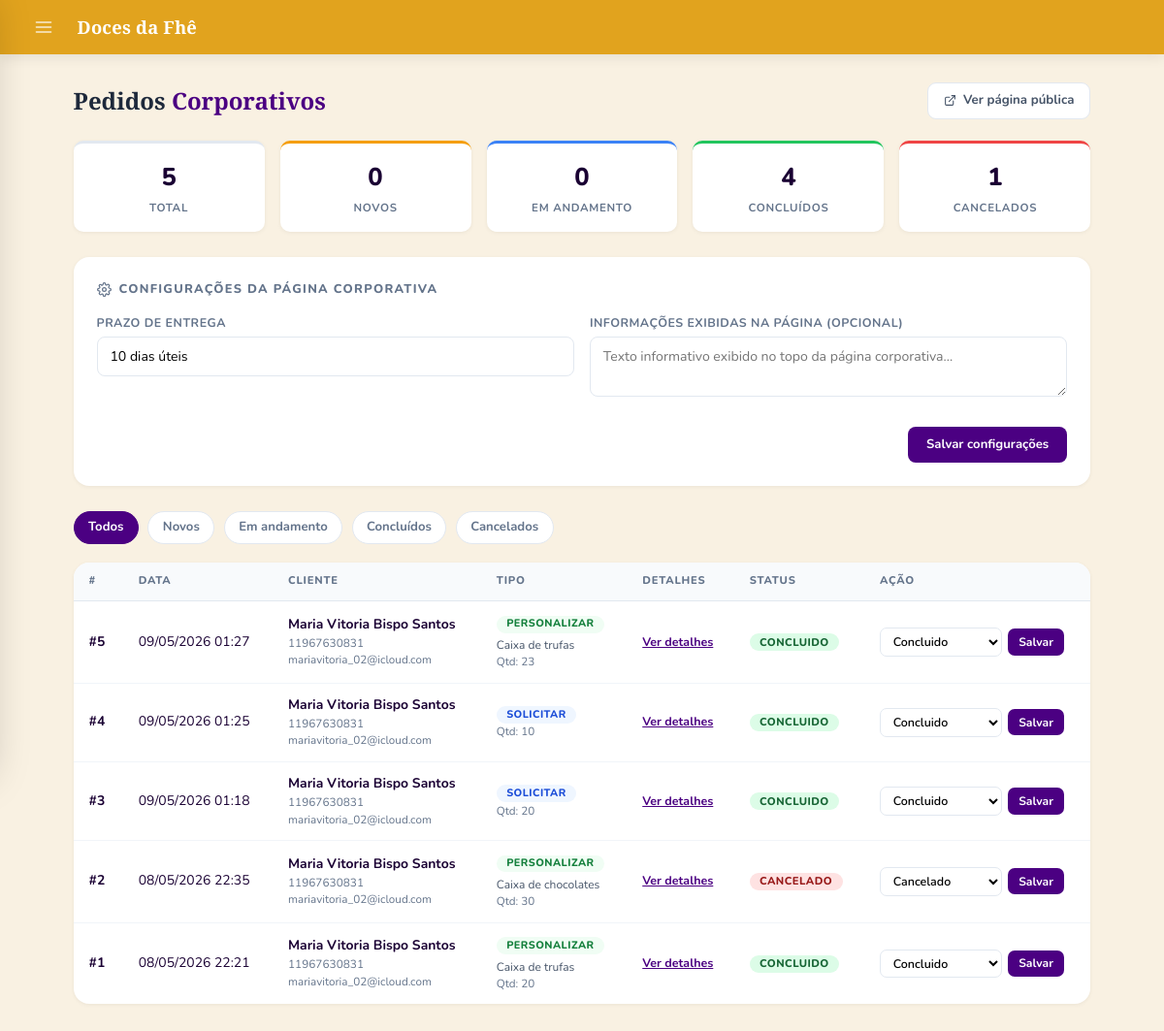
The app's page /admin/corporativo (signed in) with its own data.
### models.py (models this page shows, shortened)
class SiteConfig(db.Model):
    __tablename__ = "site_config"
    id               = db.Column(db.Integer, primary_key=True)
    color_primary    = db.Column(db.String(20), default='#5B6D3D')
    color_secondary  = db.Column(db.String(20), default='#D67155')
    color_accent     = db.Column(db.String(20), default='#F3B651')
    color_dark       = db.Column(db.String(20), default='#932E50')
    color_bg         = db.Column(db.String(20), default='#FAF9F6')
    color_text       = db.Column(db.String(20), default='#2B2B2B')
    color_text_light = db.Column(db.String(20), default='#6B6B6B')
    auth_bg_color1   = db.Column(db.String(20), default='#e8eed8')
    auth_bg_color2   = db.Column(db.String(20), default='#8fa05a')
    font_title   = db.Column(db.String(100), default='Playfair Display')
    font_body    = db.Column(db.String(100), default='Nunito')
    font_size    = db.Column(db.String(10), default='16')
    title_weight = db.Column(db.String(10), default='700')
    body_weight  = db.Column(db.String(10), default='400')
    layout_mode   = db.Column(db.String(20), default='spacious')
    layout_width  = db.Column(db.String(20), default='centered')
    card_columns  = db.Column(db.Integer,    default=3)
    card_gap      = db.Column(db.Integer,    default=20)
    show_carousel = db.Column(db.Boolean,    default=True)
    btn_radius  = db.Column(db.String(10), default='12px')
    card_shadow = db.Column(db.String(10), default='medium')
    navbar_fixed = db.Column(db.Boolean, default=True)
    anim_enabled     = db.Column(db.Boolean, default=True)
    anim_intensity   = db.Column(db.String(10), default='medium')
    anim_duration    = db.Column(db.Integer,    default=220)
    anim_hover_style = db.Column(db.String(20), default='lift')
    site_name   = db.Column(db.String(100), default='Doces da Fhê')
    logo_url    = db.Column(db.String(255), nullable=True)
    logo_height     = db.Column(db.Integer, default=100)
    logo_fit        = db.Column(db.String(20), default='contain')
    carousel_height = db.Column(db.Integer, default=340)
    card_img_height = db.Column(db.Integer, default=200)
    card_radius     = db.Column(db.String(10), default='16px')
    flash_success   = db.Column(db.String(20), default='#ffffff')
    flash_error     = db.Column(db.String(20), default='#f8d7da')
    flash_info      = db.Column(db.String(20), default='#ffffff')
    new_badge_days  = db.Column(db.Integer, default=7)
    new_badge_ativo = db.Column(db.Boolean, default=True)
    blog_primary    = db.Column(db.String(20), default='#5B6D3D')
    blog_accent     = db.Column(db.String(20), default='#932E50')
    blog_bg         = db.Column(db.String(20), default='#f8fafc')
    blog_card_bg    = db.Column(db.String(20), default='#ffffff')
    blog_text       = db.Column(db.String(20), default='#1e293b')
    agenda_dias_arquivar = db.Column(db.Integer, default=30)
    updated_at      = db.Column(db.DateTime, default=datetime.utcnow, onupdate=datetime.utcnow)

class ConfigCorporativo(db.Model):
    __tablename__ = "config_corporativo"
    id          = db.Column(db.Integer, primary_key=True)
    prazo_texto = db.Column(db.String(200), default="15 dias úteis")
    informacoes = db.Column(db.Text, default="")
    cor_hero_ini  = db.Column(db.String(20), default="#1e293b")
    cor_hero_fim  = db.Column(db.String(20), default="#334155")
    cor_destaque  = db.Column(db.String(20), default="#5B6D3D")
    updated_at  = db.Column(db.DateTime, default=datetime.utcnow, onupdate=datetime.utcnow)

class PedidoCorporativo(db.Model):
    __tablename__ = "pedidos_corporativos"
    id             = db.Column(db.Integer, primary_key=True)
    user_id        = db.Column(db.Integer, db.ForeignKey('users.id'), nullable=True)
    nome           = db.Column(db.String(200), nullable=False)
    email          = db.Column(db.String(200), nullable=False)
    telefone       = db.Column(db.String(50), nullable=False)
    tipo           = db.Column(db.String(20), default='personalizar')  # 'personalizar' | 'solicitar'
    produto_id     = db.Column(db.Integer, db.ForeignKey('products.id'), nullable=True)
    produto_nome   = db.Column(db.String(200), nullable=True)
    quantidade     = db.Column(db.Integer, nullable=True)
    personalizacao = db.Column(db.Text, nullable=True)
    logo_url       = db.Column(db.String(300), nullable=True)
    sabor          = db.Column(db.String(200), nullable=True)
    cor_fita       = db.Column(db.String(100), nullable=True)
    modelo_tag     = db.Column(db.String(30), nullable=True)   # quadrada | redonda | retangular
    frase_tag      = db.Column(db.String(300), nullable=True)
    data_desejada  = db.Column(db.String(100), nullable=True)
    observacoes    = db.Column(db.Text, nullable=True)
    status          = db.Column(db.String(20), default='novo')  # novo | em_andamento | concluido | cancelado
    oculto_cliente  = db.Column(db.Boolean, default=False, nullable=False)
    created_at      = db.Column(db.DateTime, default=datetime.utcnow)
    produto = db.relationship('Product', backref='pedidos_corporativos', lazy=True)

### app.py (the view, shortened to what this page needs)
@app.route('/admin/corporativo', methods=['GET', 'POST'])
@login_required
def admin_corporativo():
    if not current_user.is_admin:
        return redirect(url_for('dashboard'))
    config = _corp_config()
    status_filter = request.args.get('status', '')
    q = PedidoCorporativo.query
    if status_filter:
        q = q.filter_by(status=status_filter)
    pedidos = q.order_by(PedidoCorporativo.created_at.desc()).all()
    stats = {
        'total':        PedidoCorporativo.query.count(),
        'novo':         PedidoCorporativo.query.filter_by(status='novo').count(),
        'em_andamento': PedidoCorporativo.query.filter_by(status='em_andamento').count(),
        'concluido':    PedidoCorporativo.query.filter_by(status='concluido').count(),
        'cancelado':    PedidoCorporativo.query.filter_by(status='cancelado').count(),
    }
    return render_template('admin/corporativo.html', config=config,
                           pedidos=pedidos, stats=stats, status_filter=status_filter)

### app.py (called while the page is built)
@login_manager.user_loader
def load_user(user_id):
    return User.query.get(int(user_id))

@app.context_processor
def inject_globals():
    if current_user.is_authenticated:
        total_itens = db.session.query(
            db.func.sum(CarrinhoItem.quantidade)
        ).filter_by(user_id=current_user.id).scalar() or 0
    else:
        total_itens = 0
    site_config = SiteConfig.query.first()
    return dict(carrinho_total=total_itens, site_config=site_config)

def _corp_config():
    cfg = ConfigCorporativo.query.first()
    if not cfg:
        cfg = ConfigCorporativo()
        db.session.add(cfg)
        db.session.commit()
    return cfg

### templates/admin/corporativo.html (shortened to what this page needs)
{% extends "admin/base.html" %}
{% block content %}
<div class="cp-page">
  <div style="display:flex; align-items:center; justify-content:space-between; margin-bottom:1.4rem; flex-wrap:wrap; gap:.8rem;">
    <div class="cp-title" style="margin-bottom:0;">Pedidos <span>Corporativos</span></div>
    <a href="{{ url_for('corporativo') }}" target="_blank"
       style="display:inline-flex; align-items:center; gap:.4rem; padding:.5rem 1rem; background:#fff; color:#475569; border:1.5px solid #e2e8f0; border-radius:9px; font-size:.83rem; font-weight:700; text-decoration:none;"
       onmouseover="this.style.borderColor='var(--color-primary)';this.style.color='var(--color-primary)'"
       onmouseout="this.style.borderColor='#e2e8f0';this.style.color='#475569'">
      Ver página pública
    </a>
  </div>
  <div class="cp-stats">
    <div class="cp-stat">
      <div class="cp-stat-val">{{ stats.total }}</div>
      <div class="cp-stat-lbl">Total</div>
    </div>
    <div class="cp-stat s-novo">
      <div class="cp-stat-val">{{ stats.novo }}</div>
      <div class="cp-stat-lbl">Novos</div>
    </div>
    <div class="cp-stat s-em_andamento">
      <div class="cp-stat-val">{{ stats.em_andamento }}</div>
      <div class="cp-stat-lbl">Em andamento</div>
    </div>
    <div class="cp-stat s-concluido">
      <div class="cp-stat-val">{{ stats.concluido }}</div>
      <div class="cp-stat-lbl">Concluídos</div>
    </div>
    <div class="cp-stat s-cancelado">
      <div class="cp-stat-val">{{ stats.cancelado }}</div>
      <div class="cp-stat-lbl">Cancelados</div>
    </div>
  </div>
  <div class="cp-config-card">
    <div class="cp-config-title">
      Configurações da página corporativa
    </div>
    <form method="POST" action="{{ url_for('admin_corporativo') }}">
      <div class="cp-config-form">
        <div class="fg">
          <label>Prazo de entrega</label>
          <input type="text" name="prazo_texto"
                 value="{{ config.prazo_texto or '' }}"
                 placeholder="Ex: 15 dias úteis">
        </div>
        <div class="fg">
          <label>Informações exibidas na página (opcional)</label>
          <textarea name="informacoes"
                    placeholder="Texto informativo exibido no topo da página corporativa...">{{ config.informacoes or '' }}</textarea>
        </div>
        <div class="fg-full" style="display:flex; justify-content:flex-end; margin-top:.5rem;">
          <button type="submit" class="btn-cfg">Salvar configurações</button>
        </div>
      </div>
    </form>
  </div>
  <div class="cp-filters">
    <a href="{{ url_for('admin_corporativo') }}"
       class="cp-filter-btn {% if not status_filter %}active{% endif %}">Todos</a>
    <a href="{{ url_for('admin_corporativo', status='novo') }}"
       class="cp-filter-btn {% if status_filter=='novo' %}active{% endif %}">Novos</a>
    <a href="{{ url_for('admin_corporativo', status='em_andamento') }}"
       class="cp-filter-btn {% if status_filter=='em_andamento' %}active{% endif %}">Em andamento</a>
    <a href="{{ url_for('admin_corporativo', status='concluido') }}"
       class="cp-filter-btn {% if status_filter=='concluido' %}active{% endif %}">Concluídos</a>
    <a href="{{ url_for('admin_corporativo', status='cancelado') }}"
       class="cp-filter-btn {% if status_filter=='cancelado' %}active{% endif %}">Cancelados</a>
  </div>
  <div class="cp-card">
    {% if pedidos %}
    <table class="cp-table">
      <thead>
        <tr>
          <th>#</th>
          <th>Data</th>
          <th>Cliente</th>
          <th>Tipo</th>
          <th>Detalhes</th>
          <th>Status</th>
          <th>Ação</th>
        </tr>
      </thead>
      <tbody>
        {% for p in pedidos %}
        <tr>
          <td><strong>#{{ p.id }}</strong></td>
          <td>{{ p.created_at.strftime('%d/%m/%Y %H:%M') }}</td>
          <td>
            <div style="font-weight:700">{{ p.nome }}</div>
            <div style="font-size:.74rem;color:var(--color-muted)">{{ p.telefone }}</div>
            {% if p.email %}<div style="font-size:.73rem;color:var(--color-muted)">{{ p.email }}</div>{% endif %}
          </td>
          <td>
            <span class="badge badge-tipo-{{ p.tipo }}">
              {{ 'Personalizar' if p.tipo == 'personalizar' else 'Solicitar' }}
            </span>
            {% if p.produto_nome %}
            <div style="font-size:.75rem;color:#475569;margin-top:.2rem;">{{ p.produto_nome }}</div>
            {% endif %}
            {% if p.quantidade %}
            <div style="font-size:.73rem;color:var(--color-muted)">Qtd: {{ p.quantidade }}</div>
            {% endif %}
          </td>
          <td>
            <button class="det-btn" data-id="{{ p.id }}" onclick="toggleDet(+this.dataset.id)">Ver detalhes</button>
          </td>
          <td><span class="badge badge-{{ p.status }}">{{ p.status.replace('_', ' ') }}</span></td>
          <td>
            <form class="status-form" method="POST"
                  action="{{ url_for('admin_corporativo_status', id=p.id) }}">
              <select class="status-select" name="status">
                {% for s in ['novo','em_andamento','concluido','cancelado'] %}
                <option value="{{ s }}" {% if p.status == s %}selected{% endif %}>
                  {{ s.replace('_', ' ').capitalize() }}
                </option>
                {% endfor %}
              </select>
              <button type="submit" class="btn-save">Salvar</button>
            </form>
          </td>
        </tr>
        {% endfor %}
      </tbody>
    </table>
    {% else %}
    <div class="empty-msg">Nenhuma solicitação corporativa encontrada.</div>
    {% endif %}
  </div>
</div>
{% endblock %}

### templates/admin/base.html (shortened to what this page needs)
<!DOCTYPE html>
<html>
<head>
  <link href="https://cdn.jsdelivr.net/npm/bootstrap@5.3.0/dist/css/bootstrap.min.css" rel="stylesheet">
  <link rel="stylesheet" href="https://cdnjs.cloudflare.com/ajax/libs/cropperjs/1.6.1/cropper.min.css">
  <link rel="stylesheet" href="{{ url_for('dynamic_styles') }}">
</head>
<body>
{% if current_user.is_authenticated and current_user.is_admin %}
<div class="topbar">
  <button class="topbar-menu-btn" id="drawerToggle" aria-label="Menu">
    <svg xmlns="http://www.w3.org/2000/svg" width="20" height="20" viewBox="0 0 24 24" fill="none"
         stroke="currentColor" stroke-width="2" stroke-linecap="round" stroke-linejoin="round">
      <line x1="3" y1="6"  x2="21" y2="6"/>
      <line x1="3" y1="12" x2="21" y2="12"/>
      <line x1="3" y1="18" x2="21" y2="18"/>
    </svg>
  </button>
  <span class="topbar-brand">{{ site_config.site_name if site_config else 'Doces da Fhê' }}</span>
</div>
{% endif %}
<div class="acc-content-wrap">
<main id="acc-main-content">
{% block content %}
{% endblock %}
</main>
</div>
</body>
</html>

### templates/admin/base.html (style rules this page uses)
:root { --color-primary: #5B6D3D; --color-secondary: #D67155; --color-accent: #F3B651; --color-dark: #932E50; --color-bg: #F4F6FB; --color-white: #FFFFFF; --color-text: #1e293b; --color-muted: #64748b; --color-border: #e2e8f0; --sidebar-bg: #D67155; --sidebar-hover: rgba(255,255,255,.12); --sidebar-active: rgba(255,255,255,.2); --shadow-sm: 0 1px 4px rgba(0,0,0,.06); --shadow-md: 0 4px 12px rgba(0,0,0,.08); --shadow-lg: 0 8px 24px rgba(0,0,0,.12); --radius-sm: 6px; --radius-md: 10px; --radius-lg: 16px; }
*, *::before, *::after { box-sizing: border-box; }
body { font-family: 'Nunito', sans-serif !important; background: var(--color-bg); color: var(--color-text); margin: 0 !important; padding: 0 !important; }
.topbar { background: var(--color-secondary); padding: 0 1.6rem; height: 56px; display: flex; align-items: center; gap: 1rem; position: sticky; top: 0; z-index: 200; box-shadow: var(--shadow-md); }
.topbar-menu-btn { background: none; border: none; cursor: pointer; width: 38px; height: 38px; border-radius: 9px; display: flex; align-items: center; justify-content: center; color: rgba(255,255,255,.8); transition: background .15s, color .15s; flex-shrink: 0; }
.topbar-brand { font-family: 'Playfair Display', serif; font-size: 1.15rem; font-weight: 700; color: #fff; letter-spacing: .01em; }

### records on screen
SiteConfig: site_name "Doces da Fhê"
ConfigCorporativo: prazo_texto "10 dias úteis"
PedidoCorporativo: id "5", created_at "09/05/2026 01:27", nome "Maria Vitoria Bispo Santos", telefone "11967630831", email "mariavitoria_02@icloud.com", tipo "PERSONALIZAR", produto_nome "Caixa de trufas", quantidade "23", status.replace "CONCLUIDO", status "Concluido"
PedidoCorporativo: id "4", created_at "09/05/2026 01:25", nome "Maria Vitoria Bispo Santos", telefone "11967630831", email "mariavitoria_02@icloud.com", tipo "SOLICITAR", quantidade "10", status.replace "CONCLUIDO", status "Concluido"
PedidoCorporativo: id "3", created_at "09/05/2026 01:18", nome "Maria Vitoria Bispo Santos", telefone "11967630831", email "mariavitoria_02@icloud.com", tipo "SOLICITAR", quantidade "20", status.replace "CONCLUIDO", status "Concluido"
PedidoCorporativo: id "2", created_at "08/05/2026 22:35", nome "Maria Vitoria Bispo Santos", telefone "11967630831", email "mariavitoria_02@icloud.com", tipo "PERSONALIZAR", produto_nome "Caixa de chocolates", quantidade "30", status.replace "CANCELADO", status "Cancelado"
PedidoCorporativo: id "1", created_at "08/05/2026 22:21", nome "Maria Vitoria Bispo Santos", telefone "11967630831", email "mariavitoria_02@icloud.com", tipo "PERSONALIZAR", produto_nome "Caixa de trufas", quantidade "20", status.replace "CONCLUIDO", status "Concluido"

### other values on screen
{{ stats.total }} "5"
{{ stats.novo }} "0"
{{ stats.em_andamento }} "0"
{{ stats.concluido }} "4"
{{ stats.cancelado }} "1"
